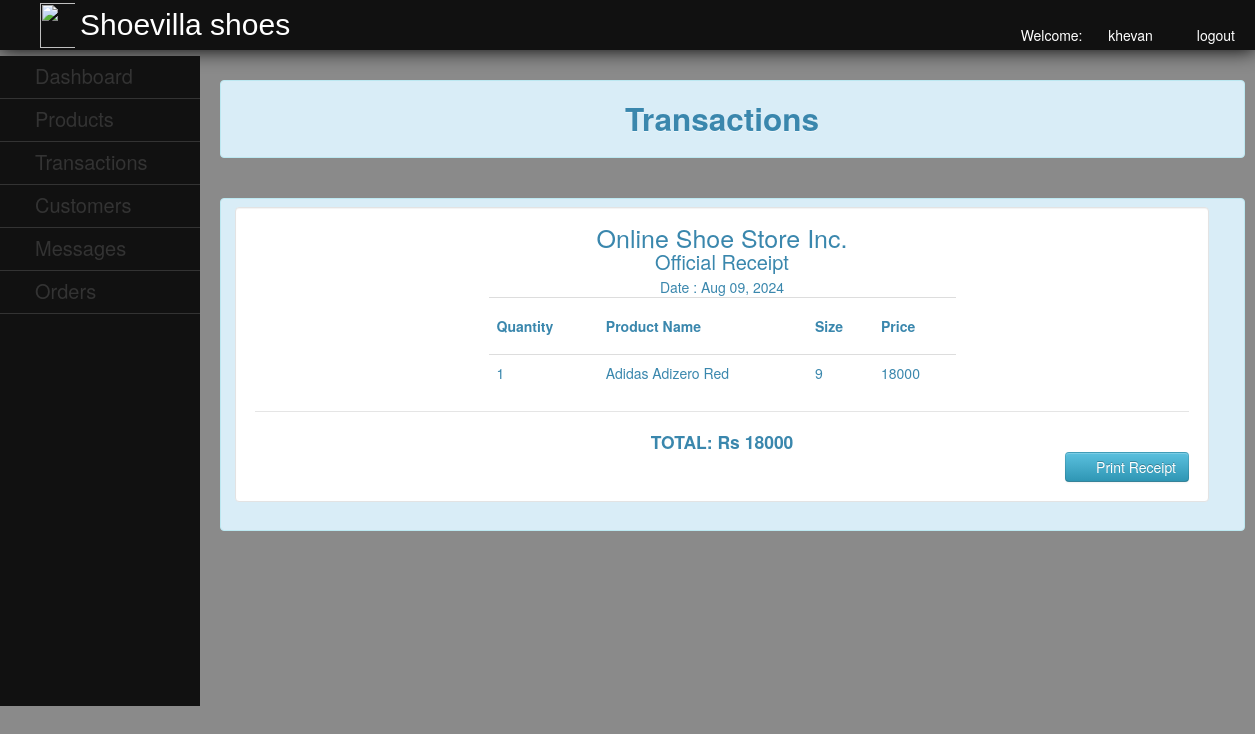
Page /admin/receipt.php?tid=2 (signed in) on the committed database.
### tables this page shows
CREATE TABLE `transaction_detail` (
  `transacton_detail_id` int(11) NOT NULL,
  `product_id` int(11) NOT NULL,
  `order_qty` int(11) NOT NULL,
  `transaction_id` int(11) NOT NULL
);

CREATE TABLE `product` (
  `product_id` int(11) NOT NULL,
  `product_name` varchar(50) NOT NULL,
  `product_price` varchar(50) NOT NULL,
  `product_size` varchar(50) NOT NULL,
  `product_image` varchar(500) NOT NULL,
  `brand` varchar(100) NOT NULL,
  `category` varchar(50) NOT NULL
);

CREATE TABLE `transaction` (
  `transaction_id` int(11) NOT NULL,
  `customerid` int(11) NOT NULL,
  `amount` int(11) NOT NULL,
  `order_stat` varchar(100) NOT NULL,
  `order_date` varchar(50) NOT NULL
);

### admin/receipt.php (the view, shortened to what this page needs)
<?php
	include("../db/dbconn.php");
?>
<!DOCTYPE html>
<html>
<head>
	<link rel = "stylesheet" type = "text/css" href="../css/style.css" media="all">
	<link rel="stylesheet" type="text/css" href="../css/bootstrap.css">
		<link href="../facefiles/facebox.css" media="screen" rel="stylesheet" type="text/css" />
</head>
<body>
	<div id="header" style="position:fixed;">
		<img src="../img/logo.jpg">
		<label>Shoevilla shoes</label>
			<?php
				$id = (int) $_SESSION['id'];
					$query = $conn->query ("SELECT * FROM admin WHERE adminid = '$id' ") or die (mysqli_error());
					$fetch = $query->fetch_array ();
			?>
			<ul>
				<li><a href="../function/admin_logout.php"><i class="icon-off icon-white"></i>logout</a></li>
				<li>Welcome:&nbsp;&nbsp;&nbsp;<i class="icon-user icon-white"></i><?php echo $fetch['username']; ?></a></li>
			</ul>
	</div>
	<br>
	<div id="leftnav">
		<ul>
			<li><a href="admin_home.php" style="color:#333;">Dashboard</a></li>
			<li><a href="admin_home.php">Products</a>
			</li>
			<li><a href="transaction.php">Transactions</a></li>
			<li><a href="customer.php">Customers</a></li>
			<li><a href="message.php">Messages</a></li>
			<li><a href="order.php">Orders</a></li>
		</ul>
	</div>
	<div id="rightcontent" style="position:absolute; top:10%;">
			<div class="alert alert-info"><center><h2>Transactions	</h2></center></div>
			<br />
			<div class="alert alert-info">
			<form method="post" class="well"  style="background-color:#fff; overflow:hidden;">
	<div id="printablediv">
	<center>
	<table class="table" style="width:50%;">
	<label style="font-size:25px;">Online Shoe Store Inc.</label>
	<label style="font-size:20px;">Official Receipt</label>
		<tr>
			<th><h5>Quantity</h5></td>
			<th><h5>Product Name</h5></td>
			<th><h5>Size</h5></td>
			<th><h5>Price</h5></td>
		</tr>
		<?php
		$t_id = $_GET['tid'];
		$query = $conn->query("SELECT * FROM transaction WHERE transaction_id = '$t_id'") or die (mysqli_error());
		$fetch = $query->fetch_array();
		$amnt = $fetch['amount'];
		$query2 = $conn->query("SELECT * FROM transaction_detail LEFT JOIN product ON product.product_id = transaction_detail.product_id WHERE transaction_detail.transaction_id = '$t_id'") or die (mysqli_error());
		while($row = $query2->fetch_array()){
		$pname = $row['product_name'];
		$psize = $row['product_size'];
		$pprice = $row['product_price'];
		$oqty = $row['order_qty'];
		echo "<tr>";
		echo "<td>".$oqty."</td>";
		echo "<td>".$pname."</td>";
		echo "<td>".$psize."</td>";
		echo "<td>".$pprice."</td>";
		echo "</tr>";
		}
		?>
	</table>
	<legend></legend>
	<h4>TOTAL: Rs <?php echo $amnt; ?></h4>
	</center>
	</div>
	<div class='pull-right'>
	<div class="add"><a onclick="javascript:printDiv('printablediv')" name="print" style="cursor:pointer;" class="btn btn-info"><i class="icon-white icon-print"></i> Print Receipt</a></div>
	</div>
	</form>
			</div>
			</div>
</body>
</html>

### css/style.css (style rules this page uses)
body { background:url(../images/bg.png) repeat scroll left top #e7ebf2; }
#header { height:50px; width:100%; background-color:#111; color:#fff; text-indent:10px; -webkit-box-shadow:0px 0px 20px 0px black; -moz-box-shadow:0px 0px 20px 0px black; box-shadow:0px 0px 20px 0px black; }
#header img { position:absolute; height:45px; width:45px; margin-left:20px; margin-top:2.5px; }
#header label { position:relative; top:15px; color:#fff; text-indent:80px; font-size:30px; clear:both; font-family:arial; }
#header ul { list-style-type:none; position:relative; }
#header ul li { display:inline; position:relative; float:right; margin-right:20px; }
#header ul li a { text-decoration:none; color:#fff; }
#leftnav { position:fixed; background-color:#111; width:200px; top:7%; height:650px; }
#leftnav ul { list-style-type:none; text-indent:35px; right:25px; position:relative; }
#leftnav ul li { border-bottom:1px solid #333; padding-top:10px; padding-bottom:10px; width:200px; }
#leftnav ul li a { text-decoration:none; color:#333; font-size:20px; }
#rightcontent { position:relative; width:1025px; top:50px; left:220px; z-index:-99999; }

### rows in the picture
transaction_detail: order_qty "1", product.product_name "Adidas Adizero Red", product.product_size "9", product.product_price "18000"
transaction: amount "18000"

### other values in the picture
$fetch['username'] "khevan"
